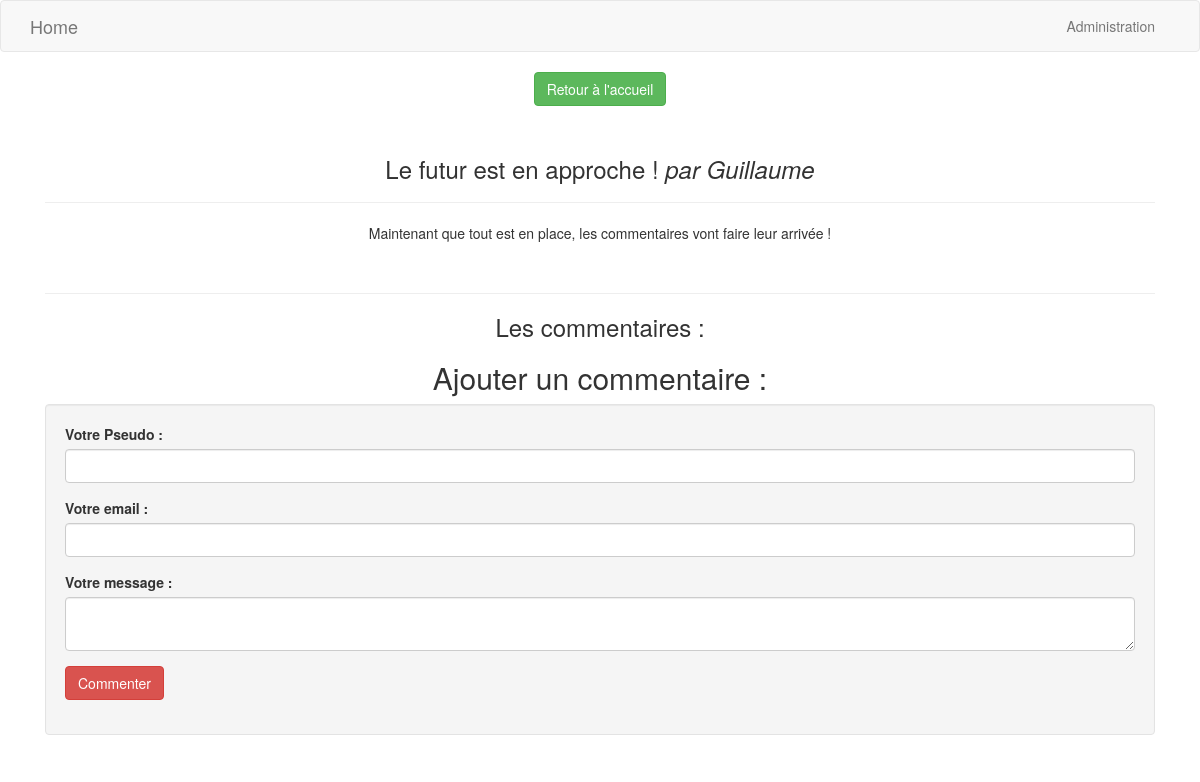
/commentaires.php?billet=6, run on the app's committed database.
### tables this page shows
CREATE TABLE IF NOT EXISTS `article` (
  `id` int(11) NOT NULL AUTO_INCREMENT,
  `titre` varchar(255) NOT NULL,
  `contenu` text NOT NULL,
  `date_publication` datetime NOT NULL,
  `auteur` varchar(255) NOT NULL,
  PRIMARY KEY (`id`)
);

### controller/blog/commentaires.php (called while the page is built, shortened)
<?php
include_once ('modele/blog/get_articles.php');
$billets = get_articles_by_id();
include_once ('vue/blog/commentaires.php');

### modele/blog/get_articles.php (called while the page is built, shortened)
<?php
function get_articles_by_id()
{
  global $bdd;
  $req = $bdd->prepare('SELECT id, titre, contenu, auteur, DATE_FORMAT(date_publication
  , \'%d/%m/%Y à %Hh%imin%ss\') AS date_creation FROM article WHERE id = ?');
  $req->execute(array($_GET['billet']));
  $billetsID = $req->fetch();
  return $billetsID;
}

### vue/blog/commentaires.php (the view, shortened to what this page needs)
<?php
include ('inc/header.php');
?>
<div class="container">
  <div clas="row">
    <div class="col-xs-12">
      <p class="text-center"><a href="blog.php" class="btn btn-success">Retour à l'accueil</a></p>
      <br/>
      <h3 class="text-center"><?php echo $billets['titre']; ?> <em>par <?php echo $billets['auteur']; ?></em></h3>
      <hr />
      <p class="text-center"><?php echo $billets['contenu']; ?></p>
      <br/>
      <hr />
      <h3 class="text-center">Les commentaires :</h3>
      <h2 class="text-center">Ajouter un commentaire :</h2>
        <div class="well">
            <form method="post" action="controller/commentaires.php">
                <div class="form-group">
                <label>Votre Pseudo :</label>
                  <input type="text" name="auteur" class="form-control" />
                </div>
                <div class="form-group">
                <label>Votre email :</label>
                  <input type="email" name="email" class="form-control" />
                </div>
                <div class="form-group">
                <label>Votre message :</label>
                  <textarea type="text" name="message" class="form-control"></textarea>
                </div>
                <div class="form-group">
                  <input type="submit" value="Commenter" class="btn btn-danger" />
                </div>
            </form>
        </div>
    </div>
  </div>
</div>
<?php
include ('inc/footer.php');
?>

### data on the page
article: titre "Le futur est en approche !", auteur "Guillaume", contenu "Maintenant que tout est en place, les commentaires vont faire leur arrivée !"
